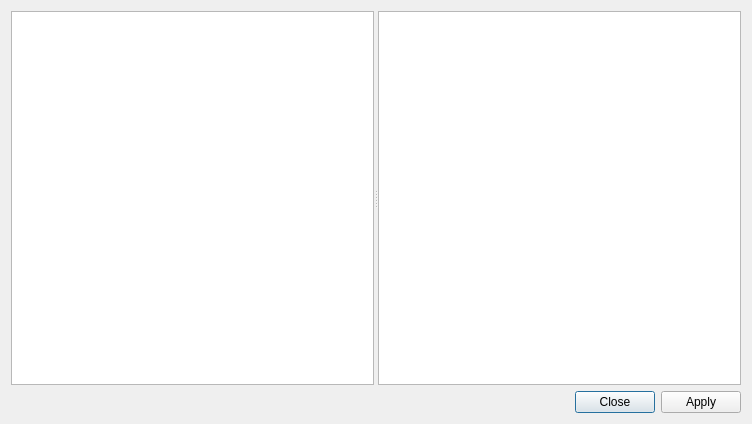
<?xml version="1.0" encoding="UTF-8"?>
<ui version="4.0">
 <class>Dialog</class>
 <widget class="QDialog" name="Dialog">
  <property name="geometry">
   <rect>
    <x>0</x>
    <y>0</y>
    <width>752</width>
    <height>424</height>
   </rect>
  </property>
  <property name="windowTitle">
   <string>Profiles manager</string>
  </property>
  <layout class="QVBoxLayout" name="verticalLayout">
   <item>
    <widget class="QSplitter" name="splitter_2">
     <property name="orientation">
      <enum>Qt::Horizontal</enum>
     </property>
     <widget class="QSplitter" name="splitter">
      <property name="orientation">
       <enum>Qt::Horizontal</enum>
      </property>
      <widget class="QTreeWidget" name="profilesTree">
       <attribute name="headerVisible">
        <bool>false</bool>
       </attribute>
       <column>
        <property name="text">
         <string notr="true">1</string>
        </property>
       </column>
      </widget>
     </widget>
     <widget class="QTextBrowser" name="webView"/>
    </widget>
   </item>
   <item>
    <widget class="QDialogButtonBox" name="buttonBox">
     <property name="standardButtons">
      <set>QDialogButtonBox::Apply|QDialogButtonBox::Close</set>
     </property>
    </widget>
   </item>
  </layout>
 </widget>
 <resources/>
 <connections>
  <connection>
   <sender>buttonBox</sender>
   <signal>rejected()</signal>
   <receiver>Dialog</receiver>
   <slot>reject()</slot>
   <hints>
    <hint type="sourcelabel">
     <x>375</x>
     <y>401</y>
    </hint>
    <hint type="destinationlabel">
     <x>375</x>
     <y>211</y>
    </hint>
   </hints>
  </connection>
  <connection>
   <sender>buttonBox</sender>
   <signal>accepted()</signal>
   <receiver>Dialog</receiver>
   <slot>accept()</slot>
   <hints>
    <hint type="sourcelabel">
     <x>375</x>
     <y>401</y>
    </hint>
    <hint type="destinationlabel">
     <x>375</x>
     <y>211</y>
    </hint>
   </hints>
  </connection>
 </connections>
</ui>
